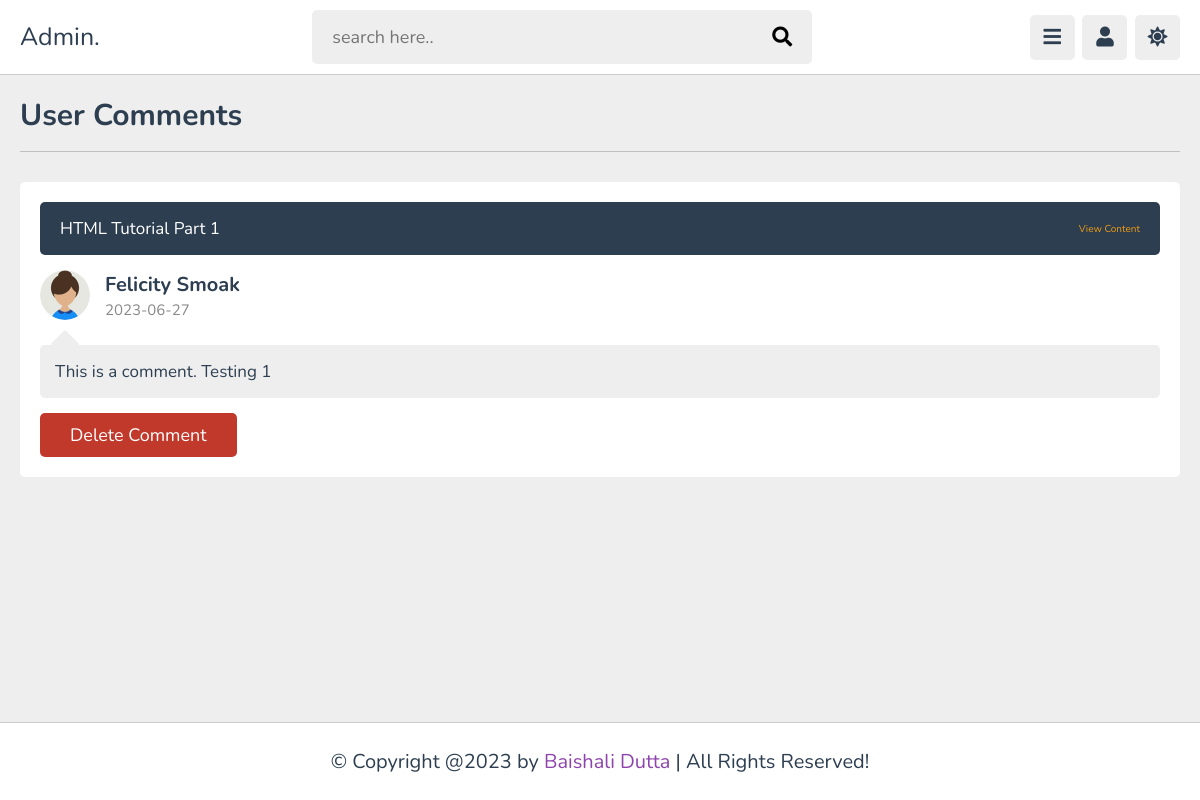
/admin/comments.php (signed in), run on the app's committed database.
### tables this page shows
CREATE TABLE `comments` (
  `id` varchar(20) NOT NULL,
  `content_id` varchar(20) NOT NULL,
  `user_id` varchar(20) NOT NULL,
  `tutor_id` varchar(20) NOT NULL,
  `comment` varchar(1000) NOT NULL,
  `date` date NOT NULL DEFAULT current_timestamp()
);

CREATE TABLE `content` (
  `id` varchar(20) NOT NULL,
  `tutor_id` varchar(20) NOT NULL,
  `playlist_id` varchar(20) NOT NULL,
  `title` varchar(100) NOT NULL,
  `description` varchar(1000) NOT NULL,
  `video` varchar(100) NOT NULL,
  `thumb` varchar(100) NOT NULL,
  `date` date NOT NULL DEFAULT current_timestamp(),
  `status` varchar(20) NOT NULL
);

CREATE TABLE `users` (
  `id` varchar(20) NOT NULL,
  `name` varchar(50) NOT NULL,
  `email` varchar(50) NOT NULL,
  `password` varchar(50) NOT NULL,
  `image` varchar(100) NOT NULL
);

### admin/comments.php (the view, shortened to what this page needs)
<?php
include '../components/connect.php';
if(isset($_COOKIE['tutor_id'])){
    $tutor_id = $_COOKIE['tutor_id'];
}else{
    $tutor_id = '';
    header('location:login.php');
}
?>
<!DOCTYPE html>
<html lang="en">
<head>
    <link rel="stylesheet" href="https://cdnjs.cloudflare.com/ajax/libs/font-awesome/5.15.4/css/all.min.css" />
    <link rel="stylesheet" href="../css/admin.css">
</head>
<body>
    <?php include '../components/admin_header.php'; ?>
        <section class="comments">
        <h1 class="heading">User Comments</h1>
        <div class="box-container">
            <?php
                $select_comments = $conn->prepare("SELECT * FROM `comments` WHERE tutor_id = ?");
                $select_comments->execute([$tutor_id]);
                if($select_comments->rowCount() > 0){
                    while($fetch_comment = $select_comments->fetch(PDO::FETCH_ASSOC)){
                        $select_commentor = $conn->prepare("SELECT * FROM `users` WHERE id = ?");
                        $select_commentor->execute([$fetch_comment['user_id']]);
                        $fetch_commentor = $select_commentor->fetch(PDO::FETCH_ASSOC);
                        $select_content = $conn->prepare("SELECT * FROM `content` WHERE id = ?");
                        $select_content->execute([$fetch_comment['content_id']]);
                        $fetch_content = $select_content->fetch(PDO::FETCH_ASSOC);
            ?>
            <div class="box">
                <div class="comment-content"><p><?= $fetch_content['title']; ?></p><a href="view_content.php?get_id=<?= $fetch_content['id']; ?>">View Content</a></div>
                <div class="user">
                    <img src="../uploaded_files/<?= $fetch_commentor['image']; ?>" alt="">
                    <div>
                        <h3><?= $fetch_commentor['name']; ?></h3>
                        <span><?= $fetch_comment['date']; ?></span>
                    </div>
                </div>
                <p class="comment-box"><?= $fetch_comment['comment']; ?></p>
                <form action="" method="post">
                    <input type="submit" value="Delete Comment" name="delete_comment" class="inline-delete-btn" onclick="return confirm('Delete This Comment?');">
                </form>
            </div>
            <?php
                    }
                }else{
                    echo '<p class="empty">No Comments Added Yet!</p>';
                }
            ?>
        </div>
    </section>
    <?php include '../components/footer.php'; ?>
</body>
</html>

### css/admin.css (style rules this page uses)
:root { --main-color: #8e44ad; --red: #c0392b; --orange: #f39c12; --white: #fff; --black: #2c3e50; --light-color: #888; --light-bg: #eee; --border:.1rem solid rgba(0,0,0,.2); }
* { font-family: 'Nunito', sans-serif; margin: 0; padding: 0; box-sizing: border-box; outline: none; border: none; text-decoration: none; }
html { font-size: 62.5%; overflow-x: hidden; }
body { padding-bottom: 9rem; background-color: var(--light-bg); padding-left: 30rem; }
section { padding: 2rem; margin: 0 auto; max-width: 1200px; }
.heading { font-size: 3rem; color: var(--black); text-transform: capitalize; padding-bottom: 1.5rem; margin-bottom: 3rem; border-bottom: var(--border); }
.btn, .inline-btn, .option-btn, .delete-btn, .inline-option-btn, .inline-delete-btn { margin-top: 1rem; border-radius: .5rem; padding: 1rem 3rem; cursor: pointer; color: #fff; font-size: 1.8rem; text-transform: capitalize; text-align: center; }
.inline-btn, .inline-option-btn, .inline-delete-btn { display: inline-block; }
.delete-btn, .inline-delete-btn { background-color: var(--red); }
.comments .box-container { display: grid; gap: 2.5rem; background-color: var(--white); border-radius: .5rem; padding: 2rem; }
.comments .box-container .box .user { display: flex; align-items: center; gap: 1.5rem; padding-bottom: 1rem; }
.comments .box-container .box .user img { height: 5rem; width: 5rem; border-radius: 50%; object-fit: cover; }
.comments .box-container .box .user h3 { font-size: 2rem; color: var(--black); margin-bottom: .2rem; }
.comments .box-container .box .user span { font-size: 1.5rem; color: var(--light-color); }
.comments .box-container .box .comment-box { background-color: var(--light-bg); border-radius: .5rem; position: relative; font-size: 1.7rem; color: var(--black); padding: 1.5rem; margin: .5rem 0; margin-top: 1.5rem; white-space: pre-line; }
.comments .box-container .box .comment-box::before { content: ''; position: absolute; top: -1.1rem; left: 1.5rem; height: 2rem; width: 2rem; border-radius: .1rem; transform: rotate(45deg); background-color: var(--light-bg); }
.comments .box-container .box .comment-content { background-color: var(--black); padding: 1.5rem 2rem; border-radius: .5rem; margin-bottom: 1.5rem; display: flex; gap: 1rem; align-items: center; justify-content: space-between; }
.comments .box-container .box .comment-content a { color: var(--orange); }
.comments .box-container .box .comment-content p { font-size: 1.7rem; color: var(--white); }
@media (max-width:1200px) { body { padding-left: 0; } }

### data on the page
comments: content.title "HTML Tutorial Part 1", user.image (picture), user.name "Felicity Smoak", date "2023-06-27", comment "This is a comment. Testing 1"
